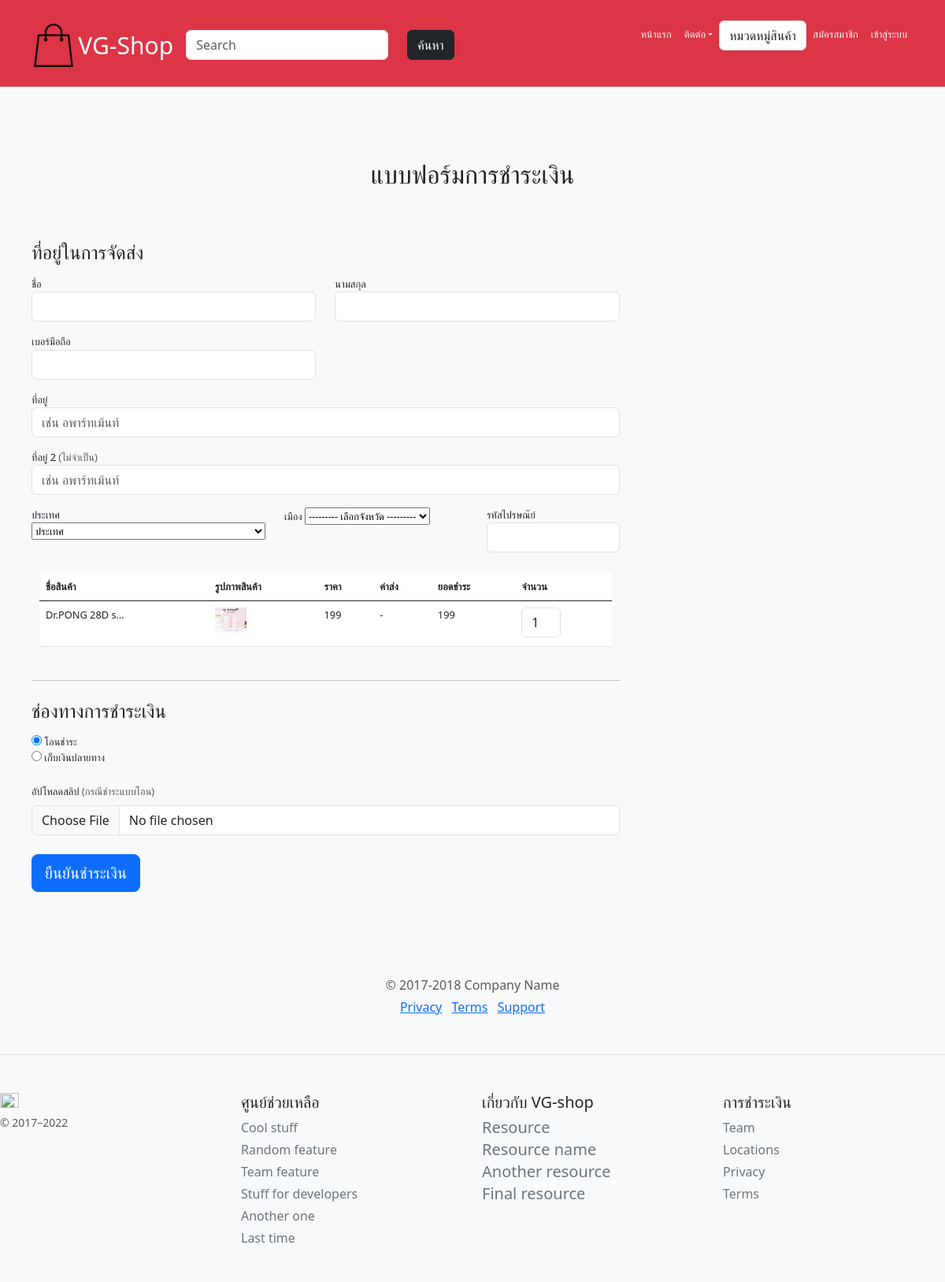
The page /checkout/14/ on the database its author committed.
### company/models.py (models this page shows, shortened)
class Product(models.Model):
  title = models.CharField(max_length=200) #บังคับให้ใส่
  descripttion=models.TextField(null=True,blank=True)#กรณีไม่ต้องใส่ค่า สามารถว่างได้ ไม่บังคับ
  price = models.DecimalField(max_digits=10,decimal_places=0,null=True,blank=True)#max_digits=5คือระบุตัวเลข5หลัก decimal_plass=2 ระบุทศนิยม
  quantity=models.IntegerField(default=1,null=True,blank=True)
  instock =models.BooleanField(default=True)#กำหนดค่าเริ่มต้นเป็นจริง
  picture=models.ImageField(upload_to='product',null=True,blank=True)
  specfile=models.FileField(upload_to='specfile',null=True,blank=True)
  updated=models.DateTimeField(auto_now=True)
  created = models.DateTimeField(auto_now_add=True)
  available=models.BooleanField(default=True)
  stock=models.IntegerField(default=1,null=True,blank=True)
  category=models.ForeignKey(Category,on_delete=models.CASCADE,default=True,null=False)

### company/views.py (the view, shortened to what this page needs)
# urls.py: path('checkout/<int:c_id>/', Check,name='checkout-page'),
def Check(request,c_id):
    context={}
    product=Product.objects.get(id=c_id)
    context['product'] = product
    return render(request,'company/checkout.html',context)

### company/template/company/checkout.html (shortened to what this page needs)
{% extends 'company/base.html' %}
{% load static %}
{% block content%}
{% if alert %}
     <h3>{{alert}}</h3>
{% else %}
<body class="bg-light">
<form method="POST" enctype="multipart/form-data">
    <div class="container">
      <div class="py-5 text-center">
        <h2>แบบฟอร์มการชำระเงิน</h2>
      </div>
        </div>
        <div class="col-md-8 order-md-1">
          <h4 class="mb-3">ที่อยู่ในการจัดส่ง</h4>
          <form class="needs-validation" novalidate>
            <div class="row">
              <div class="col-md-6 mb-3">
                <label for="firstName">ชื่อ</label>
                <input type="text" class="form-control" id="firstName" name="firstName" placeholder="" value="" required>
              </div>
              <div class="col-md-6 mb-3">
                <label for="lastName">นามสกุล</label>
                <input type="text" class="form-control" id="lastName" name="lastName" placeholder="" value="" required>
              </div>
              <div class="col-md-6 mb-3">
                <label for="call">เบอร์มือถือ</label>
                <input type="text" class="form-control" id="call" name="call" placeholder="" value="" required>
              </div>
            </div>
            <div class="mb-3">
              <label for="address">ที่อยู่</label>
              <input type="text" class="form-control" id="address" name="address" placeholder="เช่น อพาร์ทเม้นท์">
            </div>
            <div class="mb-3">
              <label for="address2">ที่อยู่ 2 <span class="text-muted">(ไม่จำเป็น)</span></label>
              <input type="text" class="form-control" id="address2" name="address2" placeholder="เช่น อพาร์ทเม้นท์">
            </div>
            <div class="row">
              <div class="col-md-5 mb-3">
                <label for="country">ประเทศ</label>
                <select class="custom-select d-block w-100" id="country" required>
                  <option value="">ประเทศ</option>
                </select>
              </div>
              <div class="col-md-4 mb-3">
                <label for="state">เมือง</label>
                <select name="province"required>
                    <option value="" selected>--------- เลือกจังหวัด ---------</option>
              </select>
              </div>
              <div class="col-md-3 mb-3">
                <label for="zip">รหัสไปรษณ๊ย์</label>
                <input type="text" class="form-control" id="zip" name="zip" placeholder="" required>
              </div>
            </div>
            <div class="container">
              <table class="table">
                <thead>
                  <tr>
                    <th>ชื่อสินค้า</th>
                    <th>รูปภาพสินค้า</th>
                    <th>ราคา</th>
                    <th>ค่าส่ง</th>
                    <th>ยอดชำระ</th>
                    <th>จำนวน</th>
                  </tr>
                </thead>
                <tbody>
                  <tr>
                    <td><p class="text-truncate custom-truncate narrow">{{product.title}}</p></td>
                    <td><img src="{{product.picture.url}}"width="40" height="32"></td>
                    <td>{{product.price}}</td>
                    <td>-</td>
                    <td>{{product.price}}</td>
                    <td>
                      <div class="">
                      <input type="text" class="form-control narrow-input" id="quantity"value="1" name="quantity" placeholder="" required>
                      </div>
                    </td>
                  </tr>
                </tbody>
              </table>
            </div>
            <hr class="mb-4">
            <h4 class="mb-3">ช่องทางการชำระเงิน</h4>
            <div class="custom-control custom-radio">
              <input id="cash" name="paymentMethod" type="radio" class="custom-control-input" value="cash" checked required>
              <label class="custom-control-label" for="cash">โอนชำระ</label>
            </div>
            <div class="custom-control custom-radio">
              <input id="cash_on_delivery" name="paymentMethod" type="radio" class="custom-control-input" value="cash_on_delivery"  required>
              <label class="custom-control-label" for="cash_on_delivery">เก็บเงินปลายทาง</label>
            </div>
            <div class="mb-4 my-4">
              <label for="picture" class="form-label">อัปโหลดสลิป <span class="text-muted">(กรณีชำระแบบโอน)</span></label>
              <input class="form-control" type="file" id="picture" name="picture">
          </div>
          <button class="btn btn-primary btn-lg btn-block" type="submit">ยืนยันชำระเงิน</button>
        </div>
      </div>
      <footer class="my-5 pt-5 text-muted text-center text-small">
        <p class="mb-1">&copy; 2017-2018 Company Name</p>
        <ul class="list-inline">
          <li class="list-inline-item"><a href="#">Privacy</a></li>
          <li class="list-inline-item"><a href="#">Terms</a></li>
          <li class="list-inline-item"><a href="#">Support</a></li>
        </ul>
      </footer>
{% endif %}
{% endblock content %}

### company/template/company/base.html (style rules this page uses)
.custom-truncate { display: inline-block; max-width: 10%; white-space: nowrap; overflow: hidden; text-overflow: ellipsis; }
.custom-truncate::before { content: attr(title); }
.narrow { max-width: 100px; }
.narrow-input { width: 50px; }
.container { font-size: 0.8rem; padding: 10px; }

### rows shown on the page
Product: title "Dr.PONG 28D s…", picture (picture), price "199"
